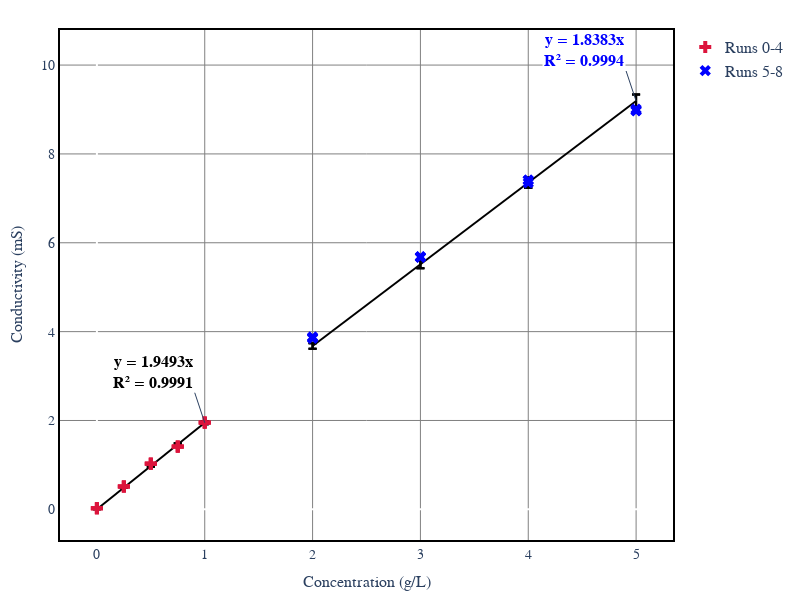
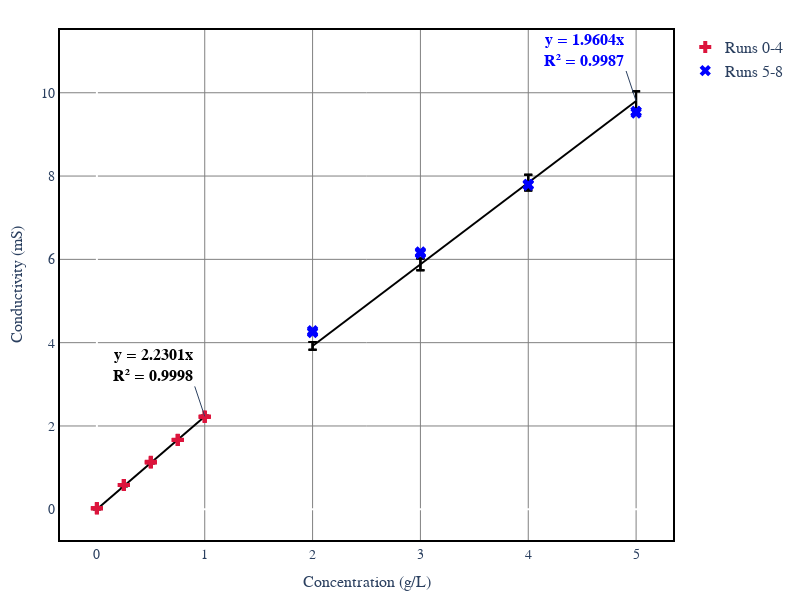

Notebook cell for these charts, in order:
### Code cell
import pandas as pd
import numpy as np
import statsmodels.api as sm
import plotly.graph_objects as go

def plot_calibration(fileName):
    # Load data from Excel
    df = pd.read_excel(fileName, sheet_name="Results")

    # Conductivity (dependent variable)
    y1 = df["Conductivity_A_(mS)"]
    y2 = df["Conductivity_B_(mS)"]
    y3 = df["Conductivity_C_(mS)"]

    # Concentration (independent variable)
    x_from_excel = df["Concentration_(g/L)"]

    # Run number column (assuming it's named "Run" in Excel)
    run_numbers = df["Run"]

    # Concatenate y values and replicate x values
    y_data = np.concatenate([y1, y2, y3])  # Conductivity
    x_data = np.tile(x_from_excel, 3)      # Concentration
    run_data = np.tile(run_numbers, 3)     # Repeat run numbers

    # Split data into two groups based on run number
    mask_group1 = (run_data >= 0) & (run_data <= 4)
    mask_group2 = (run_data >= 5) & (run_data <= 8)

    x_data_group1, y_data_group1 = x_data[mask_group1], y_data[mask_group1]
    x_data_group2, y_data_group2 = x_data[mask_group2], y_data[mask_group2]

    # Fit separate OLS models (forcing zero intercept)
    def fit_model(x, y):
        X = x[:, np.newaxis]
        model = sm.OLS(y, X).fit()
        return model

    model_group1 = fit_model(x_data_group1, y_data_group1)
    model_group2 = fit_model(x_data_group2, y_data_group2)

    # Get confidence intervals
    def get_conf_intervals(model, X):
        pred = model.get_prediction(X)
        pred_summary = pred.summary_frame(alpha=0.05)
        return pred_summary['mean_ci_lower'], pred_summary['mean_ci_upper']

    ci_lower_group1, ci_upper_group1 = get_conf_intervals(model_group1, x_data_group1[:, np.newaxis])
    ci_lower_group2, ci_upper_group2 = get_conf_intervals(model_group2, x_data_group2[:, np.newaxis])


        # Create plotly figure
    fig = go.Figure()

    # --- Plot Group 1 line first (so it's behind) ---
    fig.add_trace(go.Scatter(
        x=x_data_group1,
        y=model_group1.fittedvalues,
        mode='lines',
        name='OLS Model (Runs 0-4)',
        showlegend=False,
        line=dict(color="black", width=2),
        error_y=dict(
            type='data',
            symmetric=False,
            array=ci_upper_group1 - model_group1.fittedvalues,
            arrayminus=model_group1.fittedvalues - ci_lower_group1,
            visible=True,
            color="black"
        )
    ))

    # --- Then plot Group 1 points (on top) ---
    fig.add_trace(go.Scatter(
        x=x_data_group1,
        y=y_data_group1,
        mode="markers",
        marker=dict(symbol="cross", size=10, color="crimson"),  # distinct point color
        name="Runs 0-4"
    ))

    # --- Plot Group 2 line first ---
    fig.add_trace(go.Scatter(
        x=x_data_group2,
        y=model_group2.fittedvalues,
        mode='lines',
        name='OLS Model (Runs 5-8)',
        showlegend=False,
        line=dict(color="black", width=2),
        error_y=dict(
            type='data',
            symmetric=False,
            array=ci_upper_group2 - model_group2.fittedvalues,
            arrayminus=model_group2.fittedvalues - ci_lower_group2,
            visible=True,
            color="black"
        )
    ))

    # --- Then plot Group 2 points (on top) ---
    fig.add_trace(go.Scatter(
        x=x_data_group2,
        y=y_data_group2,
        mode="markers",
        marker=dict(symbol="x", size=10, color="blue"),
        name="Runs 5-8"
    ))


    # # Plot Group 1 (Runs 0-4)
    # fig.add_trace(go.Scatter(x=x_data_group1, y=y_data_group1, mode="markers",
    #                          marker=dict(symbol="x", color="red"), name="Runs 0-4"))

    # fig.add_trace(go.Scatter(
    #     x=x_data_group1,
    #     y=model_group1.fittedvalues,
    #     mode='lines',
    #     name='OLS Model (Runs 0-4)',
    #     line=dict(color="black"),
    #     error_y=dict(
    #         type='data',
    #         symmetric=False,
    #         array=ci_upper_group1 - model_group1.fittedvalues,
    #         arrayminus=model_group1.fittedvalues - ci_lower_group1,
    #         visible=True,
    #         color="black"
    #     )
    # ))

    # # Plot Group 2 (Runs 5-8)
    # fig.add_trace(go.Scatter(x=x_data_group2, y=y_data_group2, mode="markers",
    #                          marker=dict(symbol="circle", color="blue"), name="Runs 5-8"))

    # fig.add_trace(go.Scatter(
    #     x=x_data_group2,
    #     y=model_group2.fittedvalues,
    #     mode='lines',
    #     name='OLS Model (Runs 5-8)',
    #     line=dict(color="blue"),
    #     error_y=dict(
    #         type='data',
    #         symmetric=False,
    #         array=ci_upper_group2 - model_group2.fittedvalues,
    #         arrayminus=model_group2.fittedvalues - ci_lower_group2,
    #         visible=True,
    #         color="blue"
    #     )
    # ))

    # Extract slopes
    # Extract slopes and R² values
    slope_group1 = model_group1.params[0]
    r2_group1 = model_group1.rsquared

    slope_group2 = model_group2.params[0]
    r2_group2 = model_group2.rsquared


    # Add equation annotations
    # fig.add_annotation(
    #     x=x_data_group1.max(),
    #     y=slope_group1 * x_data_group1.max(),
    #     text=f"<b>y = {slope_group1:.4f}x</b> (Runs 0-4)",
    #     font=dict(size=14, color="black"),
    #     xanchor="right",
    #     yanchor="bottom",
    #     bgcolor="white"
    # )

    # fig.add_annotation(
    #     x=x_data_group2.max(),
    #     y=slope_group2 * x_data_group2.max(),
    #     text=f"<b>y = {slope_group2:.4f}x</b> (Runs 5-8)",
    #     font=dict(size=14, color="blue"),
    #     xanchor="right",
    #     yanchor="bottom",
    #     bgcolor="white"
    # )
    # Add equation + R² annotation for Group 1
    fig.add_annotation(
        x=x_data_group1.max(),
        y=slope_group1 * x_data_group1.max(),
        text=f"<b>y = {slope_group1:.4f}x<br>R² = {r2_group1:.4f}",
        font=dict(size=16, color="black"),
        xanchor="right",
        yanchor="bottom",
        bgcolor="white"
    )

    # Add equation + R² annotation for Group 2
    fig.add_annotation(
        x=x_data_group2.max(),
        y=slope_group2 * x_data_group2.max(),
        text=f"<b>y = {slope_group2:.4f}x<br>R² = {r2_group2:.4f}",
        font=dict(size=16, color="blue"),
        xanchor="right",
        yanchor="bottom",
        bgcolor="white"
    )

    # Update layout
    fig.update_layout(
        xaxis=dict(
            showgrid=True,
            gridwidth=1,
            gridcolor="gray",
            title="Concentration (g/L)",  # X-axis
            title_font=dict(size=16),
            tickfont=dict(size=14),
            linewidth=2,
            linecolor="black",
            mirror=True
        ),
        yaxis=dict(
            showgrid=True,
            gridwidth=1,
            gridcolor="gray",
            title="Conductivity (mS)",  # Y-axis
            title_font=dict(size=16),
            tickfont=dict(size=14),
            linewidth=2,
            linecolor="black",
            mirror=True
        ),
        # title=f"Calibration Curve - {fileName}",
        width=800,
        height=600,
        font=dict(family="Arial", size=16),
        plot_bgcolor="white",
        margin=dict(l=60, r=30, t=30, b=60)
    )

    fig.show()

# Run the function for both files
plot_calibration("RO_Week_1_Data.xlsx")
plot_calibration("RO_Week_2_Data.xlsx")

### Figure 1 — Plotly figure (JSON) as saved in the notebook; plotly's stock layout.template omitted (floating-point values rounded to 4 significant figures)
{"data": [{"error_y": {"array": [0.0, 0.008517, 0.01703, 0.02555, 0.03407, 0.0, 0.008517, 0.01703, 0.02555, 0.03407, 0.0, 0.008517, 0.01703, 0.02555, 0.03407], "arrayminus": [0.0, 0.008517, 0.01703, 0.02555, 0.03407, 0.0, 0.008517, 0.01703, 0.02555, 0.03407, 0.0, 0.008517, 0.01703, 0.02555, 0.03407], "color": "black", "symmetric": false, "type": "data", "visible": true}, "line": {"color": "black", "width": 2}, "mode": "lines", "name": "OLS Model (Runs 0-4)", "showlegend": false, "type": "scatter", "x": [0.0, 0.25, 0.5, 0.75, 1.0, 0.0, 0.25, 0.5, 0.75, 1.0, 0.0, 0.25, 0.5, 0.75, 1.0], "y": [0.0, 0.4873, 0.9747, 1.462, 1.949, 0.0, 0.4873, 0.9747, 1.462, 1.949, 0.0, 0.4873, 0.9747, 1.462, 1.949]}, {"marker": {"color": "crimson", "size": 10, "symbol": "cross"}, "mode": "markers", "name": "Runs 0-4", "type": "scatter", "x": [0.0, 0.25, 0.5, 0.75, 1.0, 0.0, 0.25, 0.5, 0.75, 1.0, 0.0, 0.25, 0.5, 0.75, 1.0], "y": [0.025, 0.5152, 1.03, 1.415, 1.957, 0.0246, 0.5142, 1.027, 1.413, 1.953, 0.0246, 0.514, 1.026, 1.41, 1.949]}, {"error_y": {"array": [0.05936, 0.08904, 0.1187, 0.1484, 0.05936, 0.08904, 0.1187, 0.1484, 0.05936, 0.08904, 0.1187, 0.1484], "arrayminus": [0.05936, 0.08904, 0.1187, 0.1484, 0.05936, 0.08904, 0.1187, 0.1484, 0.05936, 0.08904, 0.1187, 0.1484], "color": "black", "symmetric": false, "type": "data", "visible": true}, "line": {"color": "black", "width": 2}, "mode": "lines", "name": "OLS Model (Runs 5-8)", "showlegend": false, "type": "scatter", "x": [2.0, 3.0, 4.0, 5.0, 2.0, 3.0, 4.0, 5.0, 2.0, 3.0, 4.0, 5.0], "y": [3.677, 5.515, 7.353, 9.191, 3.677, 5.515, 7.353, 9.191, 3.677, 5.515, 7.353, 9.191]}, {"marker": {"color": "blue", "size": 10, "symbol": "x"}, "mode": "markers", "name": "Runs 5-8", "type": "scatter", "x": [2.0, 3.0, 4.0, 5.0, 2.0, 3.0, 4.0, 5.0, 2.0, 3.0, 4.0, 5.0], "y": [3.88, 5.69, 7.41, 8.98, 3.87, 5.67, 7.41, 9.01, 3.85, 5.68, 7.35, 8.97]}], "layout": {"annotations": [{"bgcolor": "white", "font": {"color": "black", "size": 16}, "text": "<b>y = 1.9493x<br>R² = 0.9991", "x": 1, "xanchor": "right", "y": 1.949, "yanchor": "bottom"}, {"bgcolor": "white", "font": {"color": "blue", "size": 16}, "text": "<b>y = 1.8383x<br>R² = 0.9994", "x": 5, "xanchor": "right", "y": 9.191, "yanchor": "bottom"}], "font": {"family": "Arial", "size": 16}, "height": 600, "margin": {"b": 60, "l": 60, "r": 30, "t": 30}, "plot_bgcolor": "white", "width": 800, "xaxis": {"gridcolor": "gray", "gridwidth": 1, "linecolor": "black", "linewidth": 2, "mirror": true, "showgrid": true, "tickfont": {"size": 14}, "title": {"font": {"size": 16}, "text": "Concentration (g/L)"}}, "yaxis": {"gridcolor": "gray", "gridwidth": 1, "linecolor": "black", "linewidth": 2, "mirror": true, "showgrid": true, "tickfont": {"size": 14}, "title": {"font": {"size": 16}, "text": "Conductivity (mS)"}}}}

### Figure 2 — Plotly figure (JSON) as saved in the notebook; plotly's stock layout.template omitted (floating-point values rounded to 4 significant figures)
{"data": [{"error_y": {"array": [0.0, 0.004385, 0.00877, 0.01316, 0.01754, 0.0, 0.004385, 0.00877, 0.01316, 0.01754, 0.0, 0.004385, 0.00877, 0.01316, 0.01754], "arrayminus": [0.0, 0.004385, 0.00877, 0.01316, 0.01754, 0.0, 0.004385, 0.00877, 0.01316, 0.01754, 0.0, 0.004385, 0.00877, 0.01316, 0.01754], "color": "black", "symmetric": false, "type": "data", "visible": true}, "line": {"color": "black", "width": 2}, "mode": "lines", "name": "OLS Model (Runs 0-4)", "showlegend": false, "type": "scatter", "x": [0.0, 0.25, 0.5, 0.75, 1.0, 0.0, 0.25, 0.5, 0.75, 1.0, 0.0, 0.25, 0.5, 0.75, 1.0], "y": [0.0, 0.5575, 1.115, 1.673, 2.23, 0.0, 0.5575, 1.115, 1.673, 2.23, 0.0, 0.5575, 1.115, 1.673, 2.23]}, {"marker": {"color": "crimson", "size": 10, "symbol": "cross"}, "mode": "markers", "name": "Runs 0-4", "type": "scatter", "x": [0.0, 0.25, 0.5, 0.75, 1.0, 0.0, 0.25, 0.5, 0.75, 1.0, 0.0, 0.25, 0.5, 0.75, 1.0], "y": [0.025, 0.5849, 1.139, 1.671, 2.22, 0.0246, 0.5817, 1.126, 1.665, 2.22, 0.0246, 0.5834, 1.131, 1.661, 2.221]}, {"error_y": {"array": [0.09366, 0.1405, 0.1873, 0.2342, 0.09366, 0.1405, 0.1873, 0.2342, 0.09366, 0.1405, 0.1873, 0.2342], "arrayminus": [0.09366, 0.1405, 0.1873, 0.2342, 0.09366, 0.1405, 0.1873, 0.2342, 0.09366, 0.1405, 0.1873, 0.2342], "color": "black", "symmetric": false, "type": "data", "visible": true}, "line": {"color": "black", "width": 2}, "mode": "lines", "name": "OLS Model (Runs 5-8)", "showlegend": false, "type": "scatter", "x": [2.0, 3.0, 4.0, 5.0, 2.0, 3.0, 4.0, 5.0, 2.0, 3.0, 4.0, 5.0], "y": [3.921, 5.881, 7.842, 9.802, 3.921, 5.881, 7.842, 9.802, 3.921, 5.881, 7.842, 9.802]}, {"marker": {"color": "blue", "size": 10, "symbol": "x"}, "mode": "markers", "name": "Runs 5-8", "type": "scatter", "x": [2.0, 3.0, 4.0, 5.0, 2.0, 3.0, 4.0, 5.0, 2.0, 3.0, 4.0, 5.0], "y": [4.29, 6.18, 7.78, 9.55, 4.26, 6.14, 7.8, 9.55, 4.24, 6.16, 7.8, 9.51]}], "layout": {"annotations": [{"bgcolor": "white", "font": {"color": "black", "size": 16}, "text": "<b>y = 2.2301x<br>R² = 0.9998", "x": 1, "xanchor": "right", "y": 2.23, "yanchor": "bottom"}, {"bgcolor": "white", "font": {"color": "blue", "size": 16}, "text": "<b>y = 1.9604x<br>R² = 0.9987", "x": 5, "xanchor": "right", "y": 9.802, "yanchor": "bottom"}], "font": {"family": "Arial", "size": 16}, "height": 600, "margin": {"b": 60, "l": 60, "r": 30, "t": 30}, "plot_bgcolor": "white", "width": 800, "xaxis": {"gridcolor": "gray", "gridwidth": 1, "linecolor": "black", "linewidth": 2, "mirror": true, "showgrid": true, "tickfont": {"size": 14}, "title": {"font": {"size": 16}, "text": "Concentration (g/L)"}}, "yaxis": {"gridcolor": "gray", "gridwidth": 1, "linecolor": "black", "linewidth": 2, "mirror": true, "showgrid": true, "tickfont": {"size": 14}, "title": {"font": {"size": 16}, "text": "Conductivity (mS)"}}}}
